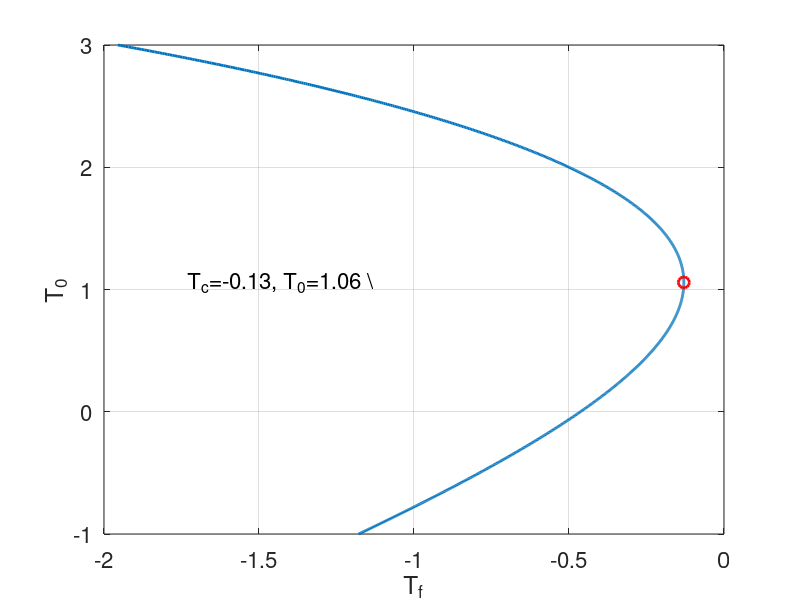

Reproduce this figure in MATLAB. (Note: this script raises an error after producing the figure.)
clear; close all; clc;

% Parameters 
beta = 1;       % beta = 
C_new = 1;       % C_new = , C_new = a*C_old
D_T  = 1;     % D_T = 

% Let T0 vary within a certain range
T0_min = -1;    
T0_max = 3;   % 24.655 
N = 1000;        % number of points
T0_values = linspace(T0_min, T0_max, N);

% Compute Tf based on the formula
Tf_values = T0_values - (2/beta) .* ...
    log( cosh( sqrt(beta*C_new/(2*D_T)) .* exp( (beta .* T0_values)/2 ) ) );

% Plot Bifurtion Diagram
plot(Tf_values, T0_values, 'LineWidth', 2, 'DisplayName', 'Bifurcation Curve');
xlabel('T_f', 'FontSize', 16);
ylabel('T_0', 'FontSize', 16);
set(gca, 'FontSize', 16);
grid on;

hold on;

% Find the maximum T_f (T_c) and corresponding T_0 (T0_c) ---
[T_c, idx] = max(Tf_values);  % T_c is the max value; idx is its index
T0_c = T0_values(idx);        % The T0 that corresponds to T_c

% Mark this point on the plot ---
plot(T_c, T0_c, 'ro', 'MarkerSize', 8, 'LineWidth', 2, ...
    'DisplayName', 'Critical Point');  
text(T_c - 1.0, T0_c, sprintf('T_c=%.2f, T_0=%.2f \', T_c, T0_c), ...
    'HorizontalAlignment', 'right', 'VerticalAlignment', 'middle', 'FontSize', 16);

% Draw a vertical line at x = T_c
xline(T_c, '--r', 'LineWidth', 2, 'DisplayName', 'Critical Line');

legend('Location','best', 'FontSize', 12);

hold off;

% open another new figure
figure; 
plot(T0_values, Tf_values, 'LineWidth', 2, 'DisplayName', 'Bifurcation Curve');
hold on; grid on;

xlabel('T_0', 'FontSize', 14);
ylabel('T_f', 'FontSize', 14);
set(gca, 'FontSize', 12);

plot(T0_c, T_c, 'ro', 'MarkerSize', 8, 'LineWidth', 2, 'DisplayName', 'Critical Point');

text(T0_c, T_c + 0.5, sprintf('T_c=%.2f, T_0=%.2f', T_c, T0_c), ...
    'HorizontalAlignment', 'center', ...   
    'VerticalAlignment', 'bottom', ...     
    'FontSize', 16);

yline_obj = yline(T_c, '--r', ...
    'LabelHorizontalAlignment','left', ...
    'LabelVerticalAlignment','top', ...
    'DisplayName','Critical Line');
set(yline_obj, 'LineWidth', 1.5);

legend('Location','best', 'FontSize', 12);
hold off;
